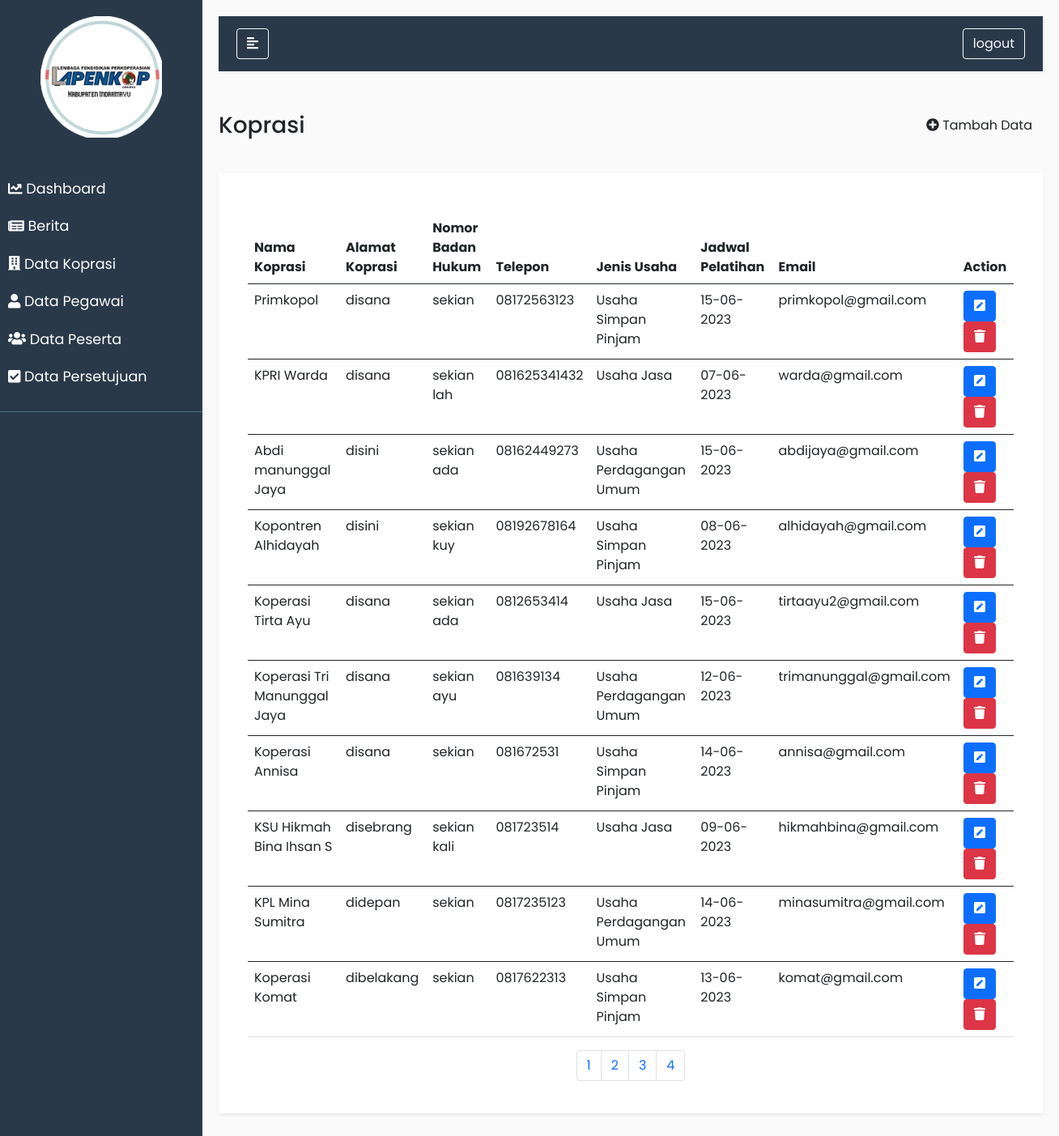
Page /main.php?module=koprasi&halaman=3 on the committed database.
### tables this page shows
CREATE TABLE `tbl_koprasi` (
  `id_koprasi` int(50) NOT NULL,
  `nama_koprasi` varchar(50) NOT NULL,
  `alamat` varchar(50) NOT NULL,
  `badan_hukum` varchar(50) NOT NULL,
  `telepon` varchar(50) NOT NULL,
  `jenis_usaha` enum('Usaha Simpan Pinjam','Usaha Perdagangan Umum','Usaha Jasa') NOT NULL,
  `email` text NOT NULL,
  `jadwal_pelatihan` date NOT NULL
);

### views/koprasi/koprasi.php (the view, shortened to what this page needs)
<?php
$db = dbConnect();
if ($db->connect_errno == 0) {
  $jumlahItemPerHalaman = 10;
  $halamanSaatIni = isset($_GET['halaman']) ? $_GET['halaman'] : 1;
  $offset = ($halamanSaatIni - 1) * $jumlahItemPerHalaman;
  $queryTotalItem = "SELECT COUNT(*) as total FROM tbl_koprasi";
  $resultTotalItem = mysqli_query($db, $queryTotalItem);
  $rowTotalItem = mysqli_fetch_assoc($resultTotalItem);
  $totalItem = $rowTotalItem['total'];
  $totalHalaman = ceil($totalItem / $jumlahItemPerHalaman);
?>
  <div class="d-flex flex-column flex-lg-row mb-4">
    <div class="flex-grow-1 d-flex align-items-center">
      <h3>Koprasi</h3>
    </div>
    <div class="ms-5 ms-lg-0 pt-lg-2">
      <nav style="--bs-breadcrumb-divider: '>';" aria-label="breadcrumb">
        <ol class="breadcrumb">
          <div class="d-grid gap-2 d-md-flex justify-content-md-start">
            <a href="" target="_blank" class="btn btn-outline-brand" data-toggle="modal" data-target="#tambahdata"><i class="fas fa-plus-circle" &nbsp></i> Tambah Data</a>
          </div>
        </ol>
      </nav>
    </div>
  </div>
  <div class="bg-white rounded-4 shadow-sm p-4 mb-5">
    <br>
    <div class="container">
      <table class="table">
        <thead>
          <tr>
            <th scope="col">Nama Koprasi</th>
            <th scope="col">Alamat Koprasi</th>
            <th scope="col">Nomor Badan Hukum</th>
            <th scope="col">Telepon</th>
            <th scope="col">Jenis Usaha</th>
            <th scope="col">Jadwal Pelatihan</th>
            <th scope="col">Email</th>
            <th scope="col">Action</th>
          </tr>
        </thead>
        <tbody>
          <?php
          $sql = "SELECT * FROM tbl_koprasi LIMIT $offset, $jumlahItemPerHalaman";
          $res = $db->query($sql);
          if ($res) {
            $data = $res->fetch_row();
            do {
              list($id_koprasi, $nama_koprasi, $alamat, $badan_hukum, $telepon, $jenis_usaha, $email, $jadwal_pelatihan) = $data;
              $date = date_create($jadwal_pelatihan);
          ?>
              <tr>
                <td><?= $nama_koprasi ?></td>
                <td><?= $alamat ?></td>
                <td><?= $badan_hukum ?></td>
                <td><?= $telepon ?></td>
                <td><?= $jenis_usaha ?></td>
                <td><?= date_format($date, "d-m-Y") ?></td>
                <td><?= $email ?></td>
                <td>
                  <button type="button" class="btn btn-primary" data-bs-toggle="modal" data-bs-target="#edit<?= $id_koprasi ?>">
                    <i class="fas fa-pen-square"></i>
                  </button>
                  <button id="hapus-<?= $id_koprasi ?>" type="button" class="btn btn-danger" data-bs-toggle="modal" data-bs-target="#exampleModal<?= $id_koprasi ?>">
                    <i class="fas fa-trash"></i>
                  </button>
    </div>
    <div class="modal fade" id="edit<?= $id_koprasi ?>" tabindex="-1" aria-labelledby="exampleModalLabel" aria-hidden="true">
      <div class="modal-dialog">
        <div class="modal-content">
        <?php
            } while ($data = $res->fetch_row());
        ?>
        <div class="row">
          <nav aria-label="Page navigation example">
            <ul class="pagination justify-content-center">
              <?php for ($i = 1; $i <= $totalHalaman; $i++) { ?>
                <li class="page-item"><a class="page-link" href="?module=koprasi&halaman=<?php echo $i; ?>"><?php echo $i; ?></a></li>
              <?php } ?>
            </ul>
          </nav>
        </div>
        </div>
      </div>
    </div>
  </div>
<?php
          } else
            echo "<div style='color: white'>Gagal Eksekusi SQL" . (DEVELOPMENT ? " : " . $db->error : "") . "<br></div>";
        } else
          echo "<div style='color: white'>Gagal koneksi" . (DEVELOPMENT ? " : " . $db->connect_error : "") . "<br></div>";
?>

### style.css (style rules this page uses)
body { font-family: "Poppins", sans-serif; background: #fafafa; }
a, a:hover, a:focus { color: inherit; text-decoration: none; transition: all 0.3s; }

### rows in the picture
tbl_koprasi: nama_koprasi "Primkopol", alamat "disana", badan_hukum "sekian", telepon "08172563123", jenis_usaha "Usaha Simpan Pinjam", jadwal_pelatihan "15-06-2023", email "primkopol@gmail.com"
tbl_koprasi: nama_koprasi "KPRI Warda", alamat "disana", badan_hukum "sekian lah", telepon "081625341432", jenis_usaha "Usaha Jasa", jadwal_pelatihan "07-06-2023", email "warda@gmail.com"
tbl_koprasi: nama_koprasi "Abdi manunggal Jaya", alamat "disini", badan_hukum "sekian ada", telepon "08162449273", jenis_usaha "Usaha Perdagangan Umum", jadwal_pelatihan "15-06-2023", email "abdijaya@gmail.com"
tbl_koprasi: nama_koprasi "Kopontren Alhidayah", alamat "disini", badan_hukum "sekian kuy", telepon "08192678164", jenis_usaha "Usaha Simpan Pinjam", jadwal_pelatihan "08-06-2023", email "alhidayah@gmail.com"
tbl_koprasi: nama_koprasi "Koperasi Tirta Ayu", alamat "disana", badan_hukum "sekian ada", telepon "0812653414", jenis_usaha "Usaha Jasa", jadwal_pelatihan "15-06-2023", email "tirtaayu2@gmail.com"
tbl_koprasi: nama_koprasi "Koperasi Tri Manunggal Jaya", alamat "disana", badan_hukum "sekian ayu", telepon "081639134", jenis_usaha "Usaha Perdagangan Umum", jadwal_pelatihan "12-06-2023", email "trimanunggal@gmail.com"
tbl_koprasi: nama_koprasi "Koperasi Annisa", alamat "disana", badan_hukum "sekian", telepon "081672531", jenis_usaha "Usaha Simpan Pinjam", jadwal_pelatihan "14-06-2023", email "annisa@gmail.com"
tbl_koprasi: nama_koprasi "KSU Hikmah Bina Ihsan S", alamat "disebrang", badan_hukum "sekian kali", telepon "081723514", jenis_usaha "Usaha Jasa", jadwal_pelatihan "09-06-2023", email "hikmahbina@gmail.com"
tbl_koprasi: nama_koprasi "KPL Mina Sumitra", alamat "didepan", badan_hukum "sekian", telepon "0817235123", jenis_usaha "Usaha Perdagangan Umum", jadwal_pelatihan "14-06-2023", email "minasumitra@gmail.com"
tbl_koprasi: nama_koprasi "Koperasi Komat", alamat "dibelakang", badan_hukum "sekian", telepon "0817622313", jenis_usaha "Usaha Simpan Pinjam", jadwal_pelatihan "13-06-2023", email "komat@gmail.com"
